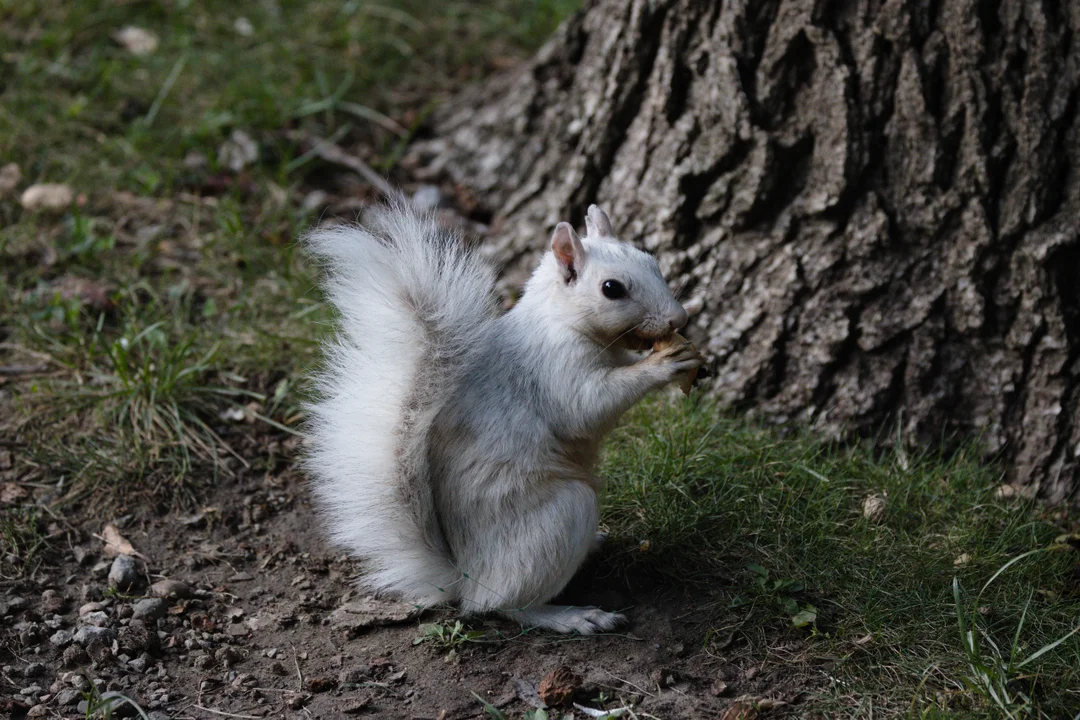
#> input picture fourier_transforms/cloudberry.png, 1080 x 720 px
$ python blur_cloudberry.py
#> lines starting #> are read from the running program, lines starting #| are printed output that depends on the picture
import numpy as np
from matplotlib import pyplot as plt

def make_chessboard(ncell,npix):
    n=ncell*npix
    mat=np.zeros([n,n])
    for i in range(ncell):
        for j in range(ncell):
            isblack=(i-j)%2==0
            if isblack:
                mat[i*npix:(i+1)*npix,j*npix:(j+1)*npix]=1
    return mat

def get_smooth_kernel(shape,npx):
    nx=shape[0]
    ny=shape[1]
    xvec=np.arange(nx)
    yvec=np.arange(ny)
    xvec[nx//2:]=xvec[nx//2:]-nx
    yvec[ny//2:]=yvec[ny//2:]-ny
    xexp=np.exp(-0.5*xvec**2/npx**2)
    yexp=np.exp(-0.5*yvec**2/npx**2)
    kernel=np.outer(xexp,yexp)
    return kernel/kernel.sum()

def get_kernel_new(sz,npx):
    x=np.arange(sz)
    x[sz//2:]=x[sz//2:]-sz

    xsqr=x**2
    xmat=np.outer(xsqr,np.ones(len(xsqr)))
    rsqr=xmat+xmat.T
    kernel=np.exp(-0.5*rsqr/npx**2)
    kernel=kernel/kernel.sum()
    return kernel


plt.ion()
cloud=plt.imread('cloudberry.png')
#> cloud is the input picture: shape (720, 1080, 4) float32; mean R, G, B, A 0.279, 0.277, 0.248, 1
cloud=cloud[:,:,0]
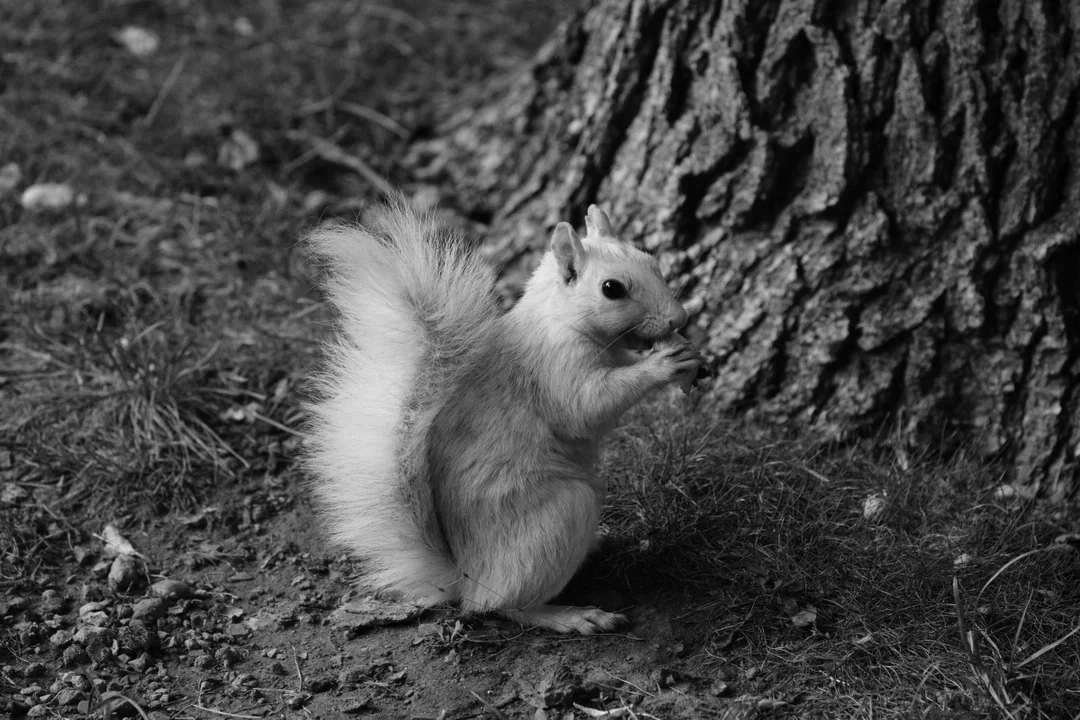
#> cloud: shape (720, 1080) float32; min 0, max 0.925, mean 0.278
cloud=cloud[:,180:(180+720)]
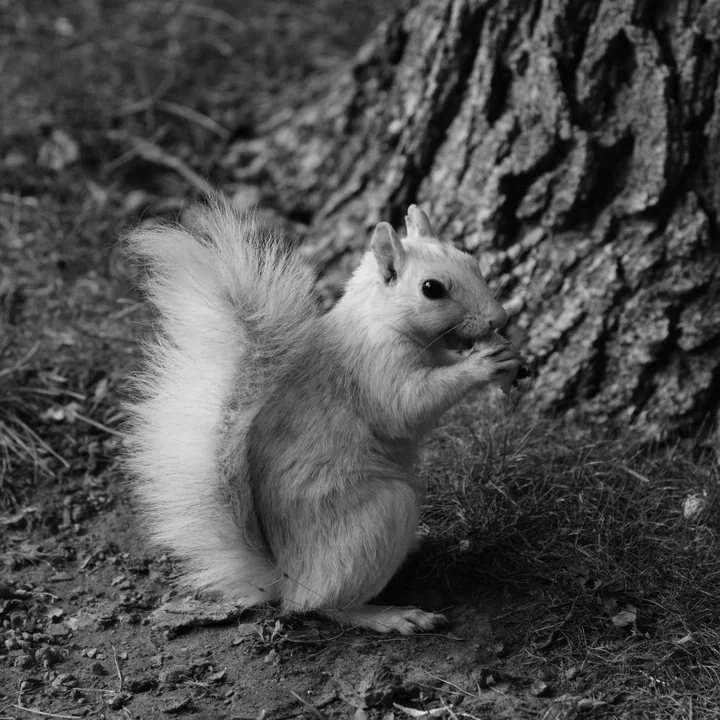
#> cloud: shape (720, 720) float32; min 0, max 0.925, mean 0.308

sig=3
kernel=get_kernel_new(cloud.shape[0],sig)

cloudft=np.fft.rfft2(cloud)
kernelft=np.fft.rfft2(kernel)
cloud_smooth=np.fft.irfft2(cloudft*kernelft)
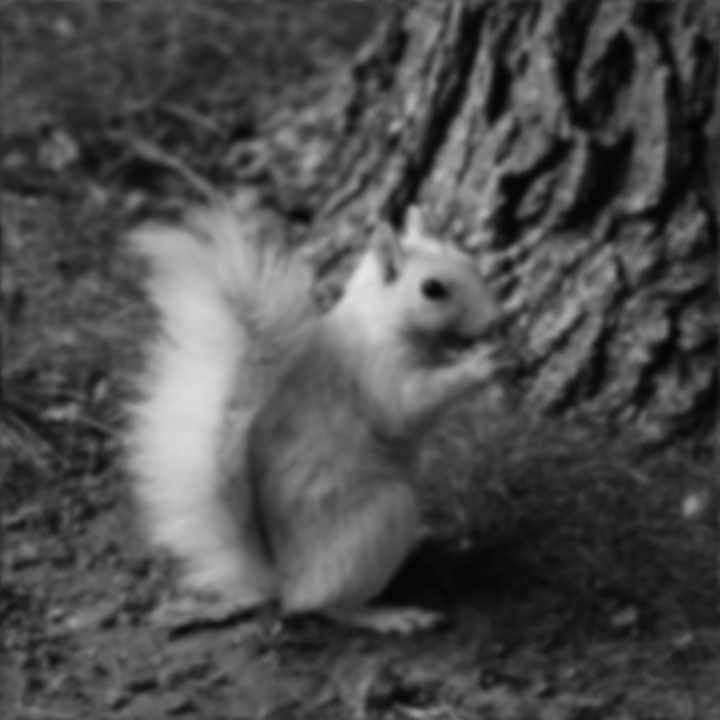
#> cloud_smooth: shape (720, 720) float64; min 0.0208, max 0.892, mean 0.308
plt.figure(1)
plt.clf()
plt.imshow(cloud_smooth)
plt.show()

cloud_smooth_ft=np.fft.rfft2(cloud_smooth)
cloud_back_ft=cloud_smooth_ft/kernelft
cloud_back=np.fft.irfft2(cloud_back_ft)
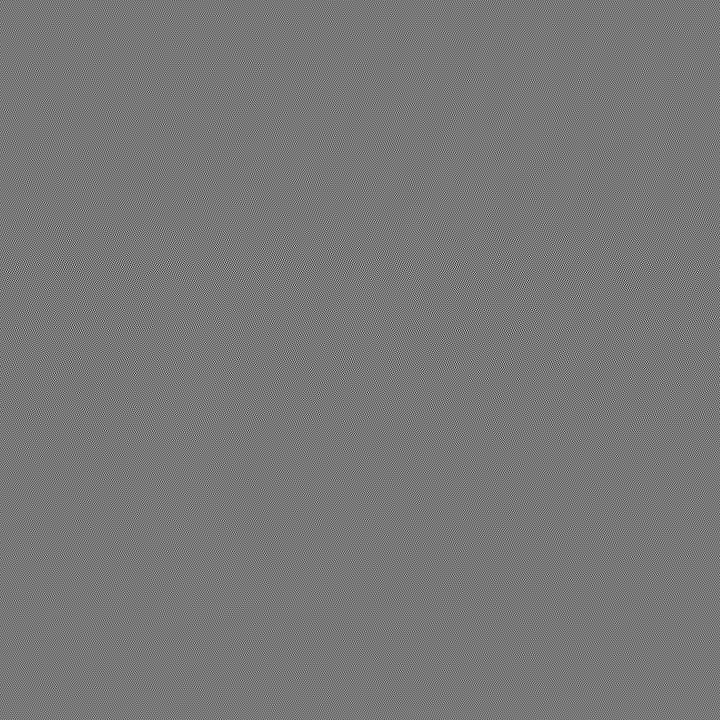
#> cloud_back: shape (720, 720) float64; min -55.85, max 63.15, mean 0.3; drawn with min black and max white
plt.figure(2)
plt.imshow(cloud_back)
plt.show()
